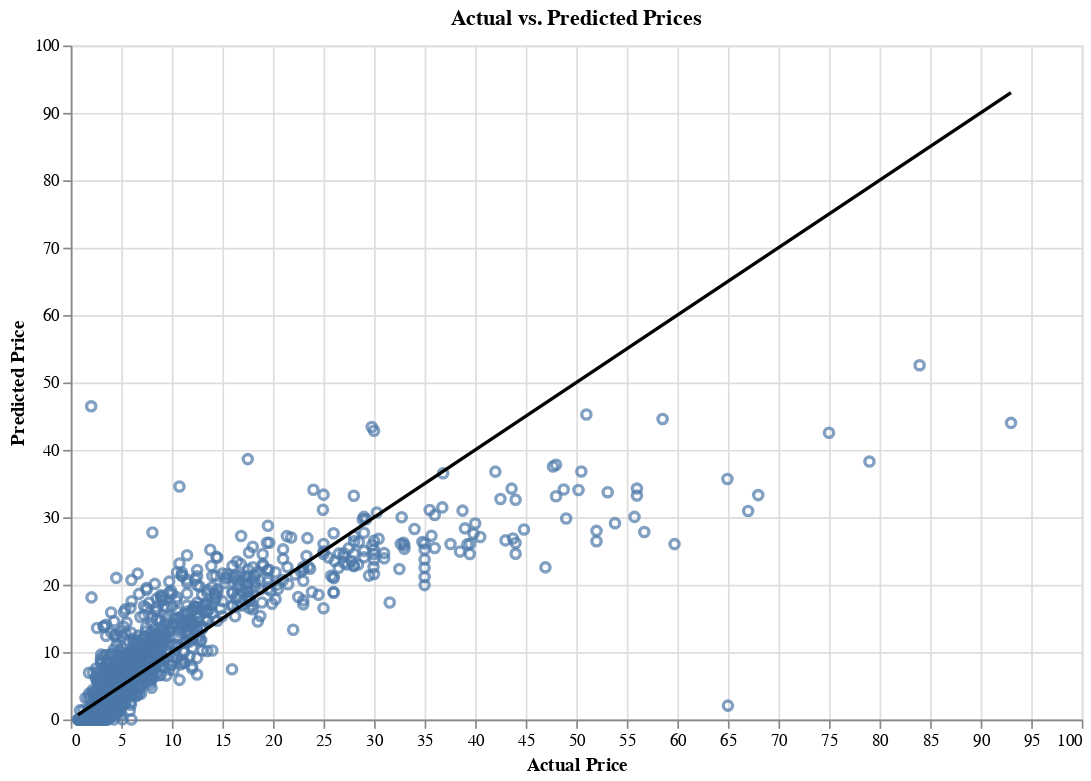

Source (notebook cell):
### Markdown cell above
## Visualizing Actual Prices (from Test.csv) versus Predicted Prices (from the model)

### Code cell
# Create a DataFrame with actual and predicted prices
results_df = pd.DataFrame({
    'Actual Price': y_test,
    'Predicted Price': predictions
})
price_plot = alt.Chart(results_df).mark_point().encode(
    x=alt.X('Actual Price', title='Actual Price'),
    y=alt.Y('Predicted Price', title='Predicted Price'),
    tooltip=['Actual Price', 'Predicted Price']  # Add tooltips for interactivity
).properties(
    title='Actual vs. Predicted Prices',
    width=600,
    height=400
)

# Add a reference line y = x for better comparison
line = alt.Chart(pd.DataFrame({'Actual Price': [results_df['Actual Price'].min(), results_df['Actual Price'].max()]})).mark_line(color='black').encode(
    x='Actual Price',
    y='Actual Price'
)

# Combine scatter plot and reference line
final_chart = price_plot + line

# Display R2 score
print(f"R² Score: {final_r2 * 100:.2f}%")

final_chart.show()

### Figure 1 — Vega-Lite specification as saved in the notebook (floating-point values rounded to 4 significant figures; data arrays with more than 128 entries replaced by an {"elided": "..."} marker saying what was removed)
{"config": {"view": {"continuousWidth": 300, "continuousHeight": 300}}, "layer": [{"data": {"name": "data-e6d39709ea7de7b3df13b46d3c3d6f8e"}, "mark": {"type": "point"}, "encoding": {"tooltip": [{"field": "Actual Price", "type": "quantitative"}, {"field": "Predicted Price", "type": "quantitative"}], "x": {"field": "Actual Price", "title": "Actual Price", "type": "quantitative"}, "y": {"field": "Predicted Price", "title": "Predicted Price", "type": "quantitative"}}, "title": "Actual vs. Predicted Prices"}, {"data": {"name": "data-7850543d254f1eb0916ff7c6549e3e8b"}, "mark": {"type": "line", "color": "black"}, "encoding": {"x": {"field": "Actual Price", "type": "quantitative"}, "y": {"field": "Actual Price", "type": "quantitative"}}}], "height": 400, "width": 600, "$schema": "https://vega.github.io/schema/vega-lite/v5.20.1.json", "datasets": {"data-e6d39709ea7de7b3df13b46d3c3d6f8e": {"elided": "1224 records"}, "data-7850543d254f1eb0916ff7c6549e3e8b": [{"Actual Price": 0.7}, {"Actual Price": 93.0}]}}
